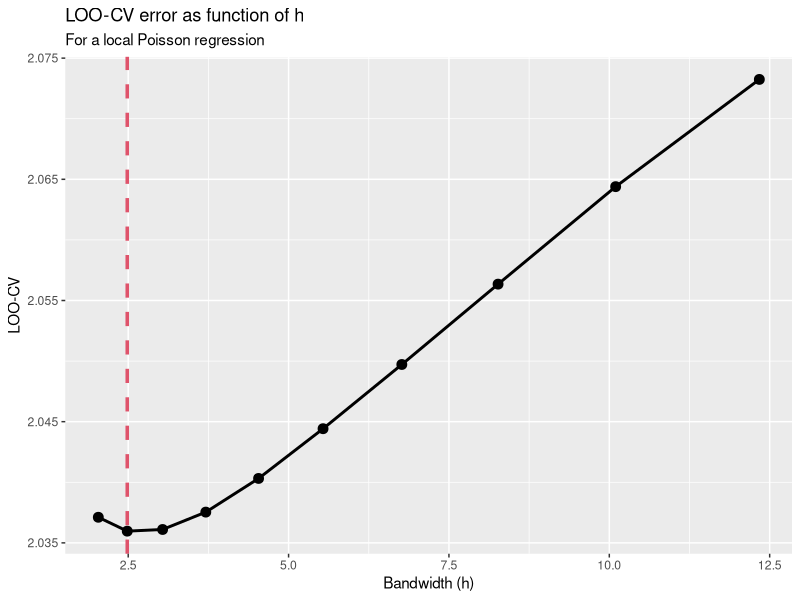
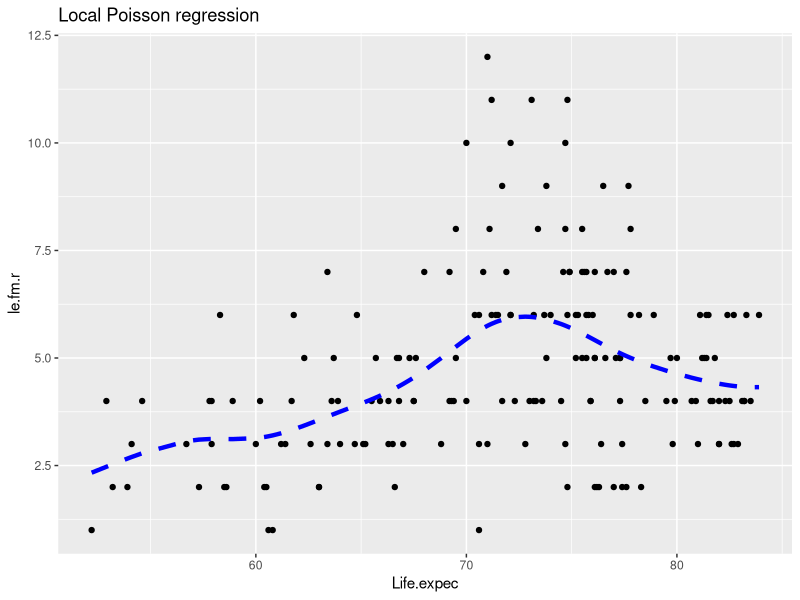

Generate these figures, in order, with R:
## ---- chunk 1
knitr::opts_chunk$set(echo = TRUE)
library(sm)
library(ggplot2)
## ---- chunk 2
countries<-read.csv2(file="HDI.2017.subset.csv",row.names = 1)
attach(countries)
le.fm.r = round(le.fm)
## ---- chunk 3
library(sm)
## ---- chunk 4
loglik.CV.poisson <- function(x, y, h){
  n <- length(x)
  lambda.i <- sapply(1:n, 
                 function(i, x, y, h){
                   sm.poisson(x=x[-i], y=y[-i], h=h, eval.points=x[i],display='none')$estimate
                 }, x, y, h)
  return(-sum(y * log(lambda.i) - lambda.i - log(factorial(y))) / n)
}
## ---- chunk 5
h.cv.sm.poisson <- function(x, y, rg.h=NULL, l.h=10, method=loglik.CV.poisson){
  cv.h <- numeric(l.h)
  if (is.null(rg.h)){
    hh <- c(h.select(x,y,method="cv"),
              h.select(x,y,method="aicc"))#,hcv(x,y))
      rg.h <- range(hh)*c(1/1.1, 1.5)
  }
  i <- 0
  gr.h <- exp(seq(log(rg.h[1]), log(rg.h[2]), l=l.h))
  for (h in gr.h){
    i <- i + 1
    cv.h[i] <- method(x, y, h)
  }
  return(list(h = gr.h, 
              cv.h = cv.h, 
              h.cv = gr.h[which.min(cv.h)])
  )
}
## ---- chunk 6
cv.result = h.cv.sm.poisson(Life.expec, le.fm.r)
## ---- chunk 7
ggplot(data = data.frame(cv.result), aes(x=h, y=cv.h)) +
  geom_point(size=3) + 
  geom_line(linewidth=1, lty=1) +
  geom_vline(xintercept = cv.result$h.cv, lty=2, linewidth=1.2, col=2) + 
  labs(title="LOO-CV error as function of h", 
       subtitle="For a local Poisson regression", x="Bandwidth (h)", y= "LOO-CV")
## ---- chunk 8
h.cv = cv.result$h.cv
h.cv
## ---- chunk 9
cv.pois = sm.poisson(x=Life.expec, y=le.fm.r, h=h.cv, eval.points=Life.expec,display='none')
## ---- chunk 10
ggplot() +
  geom_point(aes(x=Life.expec, y=le.fm.r), size=1.5) +
  geom_line(aes(x=cv.pois$eval.points, y=cv.pois$estimate), lty=2, col='blue', linewidth=1.5) + 
  labs(title="Local Poisson regression")
